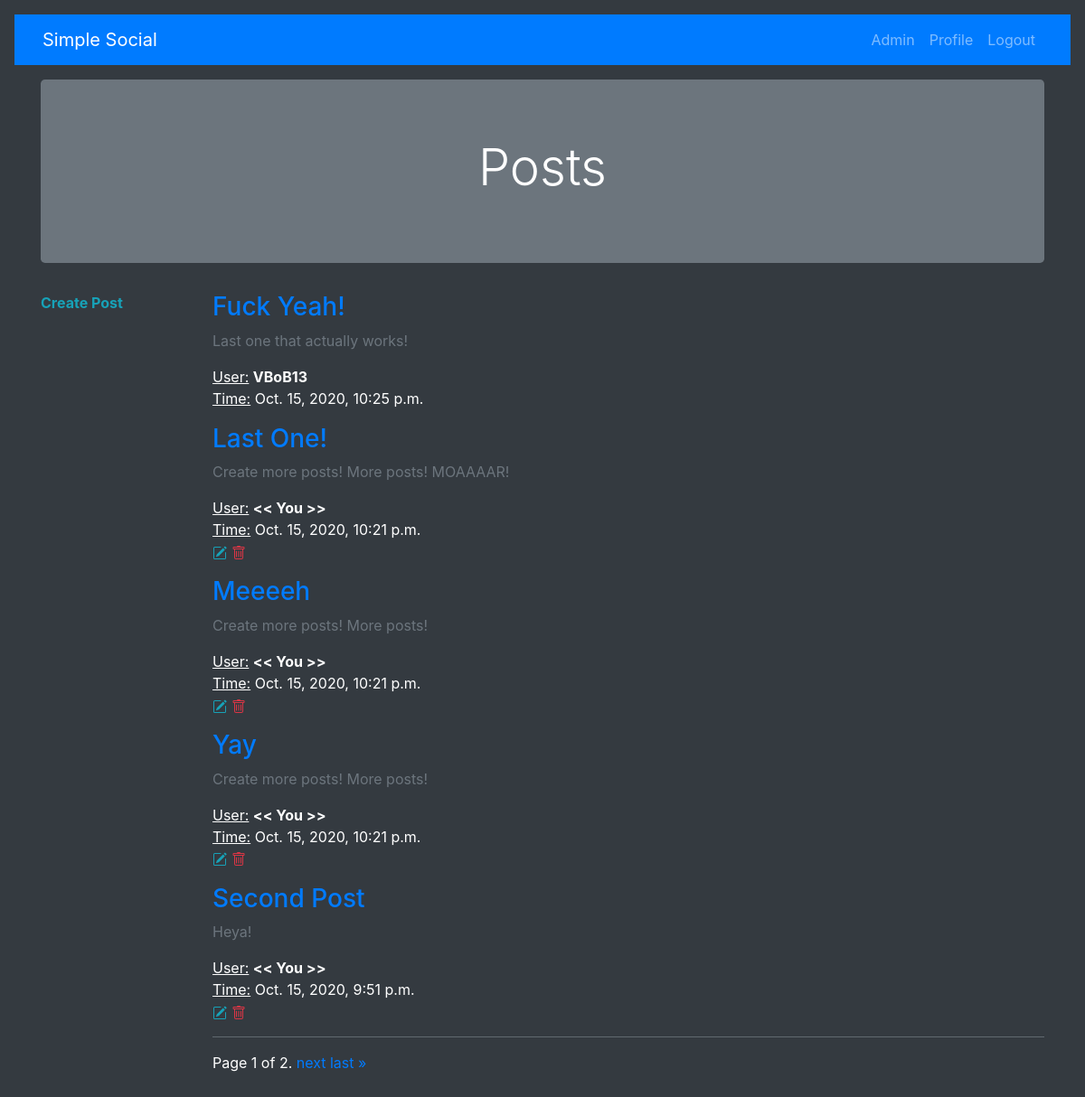
Screenshot of / (signed in) with the database file from the repository.
### posts/models.py (models this page shows, shortened)
class Post(models.Model):
    user = models.ForeignKey(User, on_delete=models.CASCADE)
    title = models.CharField(max_length=100, help_text="Limit: 100 characters.")
    content = models.TextField(max_length=1024, help_text="Limit: 1024 characters.")
    timestamp = models.DateTimeField(auto_now_add=True)
    edited_timestamp = models.DateTimeField(auto_now=True)
    class Meta:
        ordering = ['-timestamp',]
    def __str__(self):
        return "{}".format(self.title)

### posts/views.py (the view)
# urls.py: path('', views.IndexView.as_view(), name='index'),
class IndexView(generic.ListView):
    paginate_by = 5
    template_name = 'posts/index.html'
    context_object_name = 'posts'
    queryset = Post.objects.all().select_related("user")
    def get_context_data(self, **kwargs):
        context = super().get_context_data(**kwargs)
        context['view_title'] = "Posts"
        return context

### posts/templates/posts/index.html (shortened to what this page needs)
{% extends 'posts/base.html' %}
{% block view_title_block %}
    <div class="jumbotron bg-secondary">
        <h1 align="center" class="display-4">
            {{ view_title }}
        </h1>
    </div>
{% endblock view_title_block %}
{% block content_block %}
    <div class="row">
    {% if user.is_authenticated %}
        <div class="col-2">
            <a href="{% url 'posts:post_create' %}" class="text-info"><strong>Create Post</strong></a>
        </div>
        <div class="col-10">
    {% else %}
        <div class="col-12">
    {% endif %}
            {% for post in posts %}
                <a href="{% url 'posts:post_detail' post.pk %}"><h3 class="text-justify">
                    {{ post|title }}
                </h3></a>
                <p class="text-justify text-muted">
                    {{ post.content|truncatechars:50 }}
                </p>
                <p>
                    <u>User:</u> <strong>{% if user != post.user %}{{ post.user }}{% else %}<< You >> {% endif %}</strong><br>
                    <u>Time:</u> {{ post.timestamp }}<br>
                {% if user.is_authenticated and user == post.user %}
                    <a href="{% url 'posts:post_update' post.pk %}" class="text-info">
                    </a>
                    <a href="{% url 'posts:post_delete' post.pk %}" class="text-danger">
                    </a>
                {% endif %}
                </p>
            {% empty %}
                <h3 class="text-muted">
                    No posts yet...
                </h3>
            {% endfor %}
            <p><hr class="bg-secondary"></p>
                <div class="pagination">
                    <span class="step-links">
                        <span class="current">
                            Page {{ page_obj.number }} of {{ page_obj.paginator.num_pages }}.
                        </span>
                        {% if page_obj.has_next %}
                            <a href="?page={{ page_obj.next_page_number }}">next</a>
                            <a href="?page={{ page_obj.paginator.num_pages }}">last &raquo;</a>
                        {% endif %}
                    </span>
                </div>
        </div>
    </div>
{% endblock content_block %}

### rows the page displays
Post: title "Fuck Yeah!", content "Last one that actually works!", user "VBoB13", timestamp "Oct. 15, 2020, 10:25 p.m."
Post: title "Last One!", content "Create more posts! More posts! MOAAAAR!", shows "<< You >>", timestamp "Oct. 15, 2020, 10:21 p.m."
Post: title "Meeeeh", content "Create more posts! More posts!", shows "<< You >>", timestamp "Oct. 15, 2020, 10:21 p.m."
Post: title "Yay", content "Create more posts! More posts!", shows "<< You >>", timestamp "Oct. 15, 2020, 10:21 p.m."
Post: title "Second Post", content "Heya!", shows "<< You >>", timestamp "Oct. 15, 2020, 9:51 p.m."

### other values shown
{{ view_title }} "Posts"
{{ page_obj.number }} "1"
{{ page_obj.paginator.num_pages }} "2"
